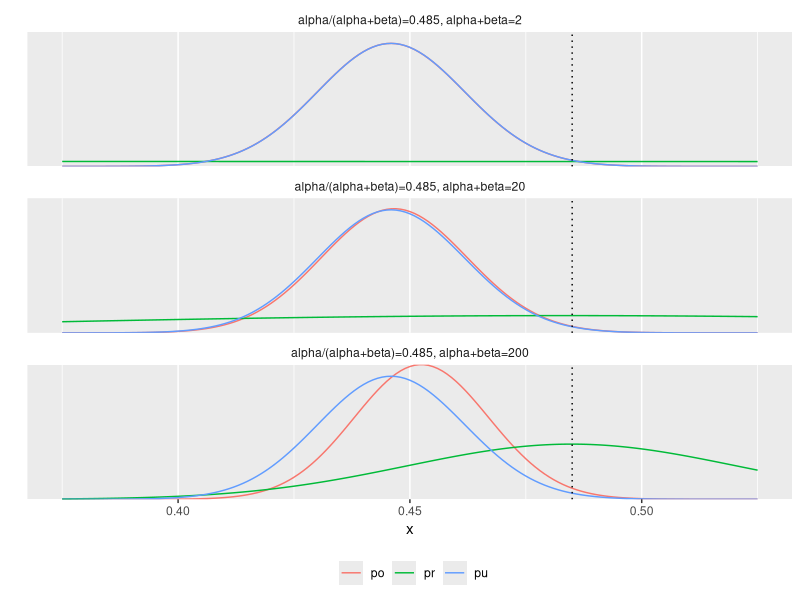

The R source for this figure:
# Bayesian data analysis
# Aki Vehtari <Aki.Vehtari@aalto.fi>
# Markus Paasiniemi <Markus.Paasiniemi@aalto.fi>

#ggplot2 is used for plotting
if(!require(ggplot2)) install.packages("ggplot2")
require(ggplot2)
#tidyr is used for manipulating data frames
if(!require(tidyr)) install.packages("tidyr")
require(tidyr)

# Illustrate the effect of prior.
# Comparison of posterior distributions with different
# parameter values for the beta prior distribution.

# Prior, posterior and data:
# observed data, 437 girls and 543 boys
a <- 437
b <- 543

# Evaluate densities at evenly spaced points between 0.375 and 0.525
x <- seq(0.375,0.525,0.001)

# Posterior with Beta(1,1), ie. uniform prior
d <- data.frame(x=x,pu=dbeta(x,a+1,b+1))

# 3 different choices for priors, Beta(0.485*2,(1-0.485)*2),
# Beta(0.485*20,(1-0.485)*20) and Beta(0.485*200,(1-0.485)*200)
apr <- 0.485*c(2,20,200)
bpr <- (1-0.485)*c(2,20,200)

# Posteriors
apo <- a + apr
bpo <- b + bpr

figtitles <- paste("alpha/(alpha+beta)=0.485, alpha+beta=",c(2,20,200),sep="")
dfs <- list()
for(i in 1:3){
  # dataframes for each choice of prior for plotting
  dfs[[i]] <- within(d,{figtitle <- figtitles[i]
                        pr <- dbeta(x,apr[i],bpr[i])
                        po <- dbeta(x,apo[i],bpo[i])})
}

# %>% is used for piping
# merge dataframes
Reduce(rbind,dfs) %>%
  # collapse variables into key-value pairs and change their names
  gather(group,p,pu,pr,po) %>%
  within(levels(group)<-c("Post with unif prior","Informative prior","Posterior")) %>%
  ggplot(aes(x=x,y=p,color=group)) +
  labs(colour = "") +
  geom_line(show.legend=T) + facet_wrap(~figtitle,ncol=1) + ylab("") +
  scale_y_continuous(expand = c(0,0),breaks=NULL) +
  theme(legend.position="bottom",strip.background = element_blank()) +
  geom_vline(xintercept = 0.485,linetype="dotted")
